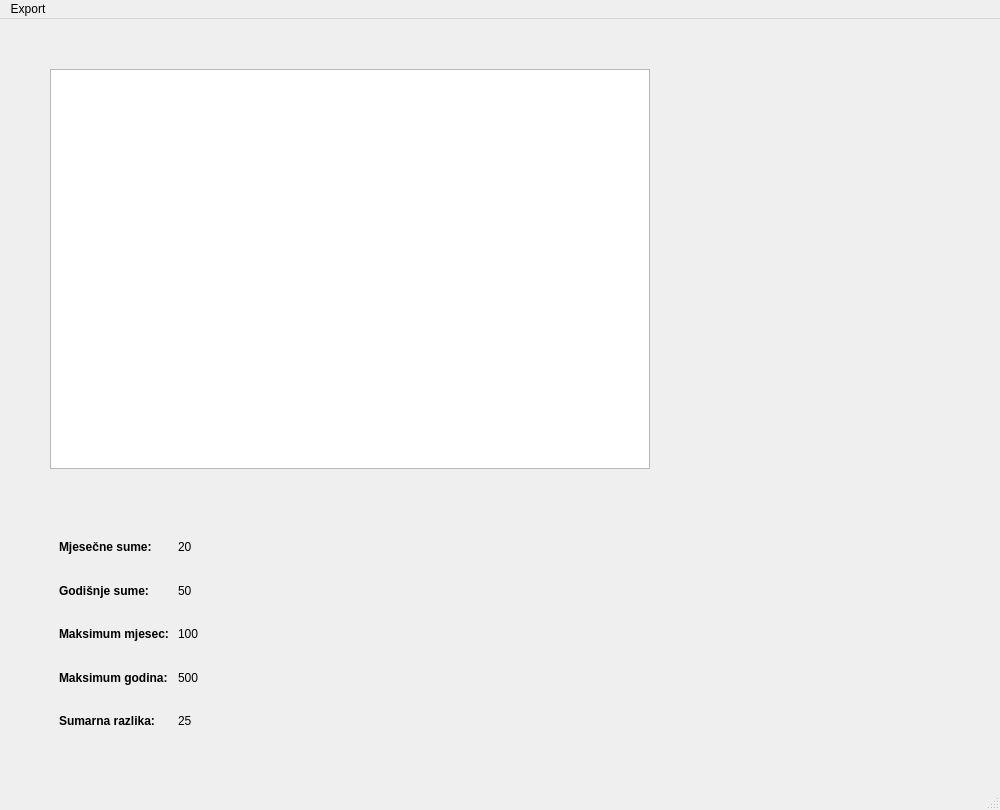
<?xml version="1.0" encoding="UTF-8"?>
<ui version="4.0">
 <class>GraphWindow</class>
 <widget class="QMainWindow" name="GraphWindow">
  <property name="enabled">
   <bool>true</bool>
  </property>
  <property name="geometry">
   <rect>
    <x>0</x>
    <y>0</y>
    <width>1000</width>
    <height>810</height>
   </rect>
  </property>
  <property name="sizePolicy">
   <sizepolicy hsizetype="Fixed" vsizetype="Fixed">
    <horstretch>0</horstretch>
    <verstretch>0</verstretch>
   </sizepolicy>
  </property>
  <property name="minimumSize">
   <size>
    <width>1000</width>
    <height>810</height>
   </size>
  </property>
  <property name="maximumSize">
   <size>
    <width>1000</width>
    <height>810</height>
   </size>
  </property>
  <property name="windowTitle">
   <string>MainWindow</string>
  </property>
  <property name="dockNestingEnabled">
   <bool>false</bool>
  </property>
  <widget class="QWidget" name="centralwidget">
   <widget class="QFrame" name="gridFrame">
    <property name="geometry">
     <rect>
      <x>50</x>
      <y>500</y>
      <width>250</width>
      <height>230</height>
     </rect>
    </property>
    <layout class="QGridLayout" name="gridLayout">
     <item row="3" column="0">
      <widget class="QLabel" name="labelMmax">
       <property name="font">
        <font>
         <weight>75</weight>
         <bold>true</bold>
        </font>
       </property>
       <property name="frameShape">
        <enum>QFrame::NoFrame</enum>
       </property>
       <property name="text">
        <string>Maksimum mjesec:</string>
       </property>
       <property name="alignment">
        <set>Qt::AlignLeading|Qt::AlignLeft|Qt::AlignVCenter</set>
       </property>
      </widget>
     </item>
     <item row="2" column="0">
      <widget class="QLabel" name="labelYsum">
       <property name="font">
        <font>
         <weight>75</weight>
         <bold>true</bold>
        </font>
       </property>
       <property name="frameShape">
        <enum>QFrame::NoFrame</enum>
       </property>
       <property name="text">
        <string>Godišnje sume:</string>
       </property>
       <property name="alignment">
        <set>Qt::AlignLeading|Qt::AlignLeft|Qt::AlignVCenter</set>
       </property>
      </widget>
     </item>
     <item row="2" column="1">
      <widget class="QLabel" name="valueYsum">
       <property name="text">
        <string>50</string>
       </property>
      </widget>
     </item>
     <item row="1" column="0">
      <widget class="QLabel" name="labelMsum">
       <property name="font">
        <font>
         <weight>75</weight>
         <bold>true</bold>
        </font>
       </property>
       <property name="frameShape">
        <enum>QFrame::NoFrame</enum>
       </property>
       <property name="text">
        <string>Mjesečne sume:</string>
       </property>
       <property name="alignment">
        <set>Qt::AlignLeading|Qt::AlignLeft|Qt::AlignVCenter</set>
       </property>
      </widget>
     </item>
     <item row="3" column="1">
      <widget class="QLabel" name="valueMmax">
       <property name="text">
        <string>100</string>
       </property>
      </widget>
     </item>
     <item row="4" column="0">
      <widget class="QLabel" name="labelYmax">
       <property name="font">
        <font>
         <weight>75</weight>
         <bold>true</bold>
        </font>
       </property>
       <property name="frameShape">
        <enum>QFrame::NoFrame</enum>
       </property>
       <property name="text">
        <string>Maksimum godina:</string>
       </property>
       <property name="alignment">
        <set>Qt::AlignLeading|Qt::AlignLeft|Qt::AlignVCenter</set>
       </property>
      </widget>
     </item>
     <item row="4" column="1">
      <widget class="QLabel" name="valueYmax">
       <property name="text">
        <string>500</string>
       </property>
      </widget>
     </item>
     <item row="1" column="1">
      <widget class="QLabel" name="valueMSum">
       <property name="text">
        <string>20</string>
       </property>
      </widget>
     </item>
     <item row="5" column="0">
      <widget class="QLabel" name="labelDif">
       <property name="font">
        <font>
         <weight>75</weight>
         <bold>true</bold>
        </font>
       </property>
       <property name="text">
        <string>Sumarna razlika:</string>
       </property>
      </widget>
     </item>
     <item row="5" column="1">
      <widget class="QLabel" name="valueDif">
       <property name="text">
        <string>25</string>
       </property>
      </widget>
     </item>
    </layout>
   </widget>
   <widget class="QGraphicsView" name="Graf">
    <property name="geometry">
     <rect>
      <x>50</x>
      <y>50</y>
      <width>600</width>
      <height>400</height>
     </rect>
    </property>
    <property name="maximumSize">
     <size>
      <width>800</width>
      <height>16777215</height>
     </size>
    </property>
   </widget>
  </widget>
  <widget class="QMenuBar" name="menubar">
   <property name="geometry">
    <rect>
     <x>0</x>
     <y>0</y>
     <width>1000</width>
     <height>31</height>
    </rect>
   </property>
   <widget class="QMenu" name="menuExport">
    <property name="title">
     <string>Export</string>
    </property>
    <addaction name="actionGraph"/>
    <addaction name="actionData"/>
    <addaction name="actionAll"/>
   </widget>
   <addaction name="menuExport"/>
  </widget>
  <widget class="QStatusBar" name="statusbar"/>
  <action name="actionGraph">
   <property name="checkable">
    <bool>false</bool>
   </property>
   <property name="text">
    <string>Graph</string>
   </property>
   <property name="toolTip">
    <string extracomment="Save only data">Graph</string>
   </property>
   <property name="statusTip">
    <string>Save only graph</string>
   </property>
   <property name="shortcut">
    <string>Ctrl+G</string>
   </property>
   <property name="shortcutContext">
    <enum>Qt::WidgetShortcut</enum>
   </property>
  </action>
  <action name="actionData">
   <property name="text">
    <string>Data</string>
   </property>
   <property name="statusTip">
    <string>Save only data</string>
   </property>
   <property name="shortcut">
    <string>Ctrl+D</string>
   </property>
  </action>
  <action name="actionAll">
   <property name="text">
    <string>All</string>
   </property>
   <property name="statusTip">
    <string>Save all</string>
   </property>
   <property name="shortcut">
    <string>Ctrl+A</string>
   </property>
  </action>
 </widget>
 <resources/>
 <connections/>
</ui>
